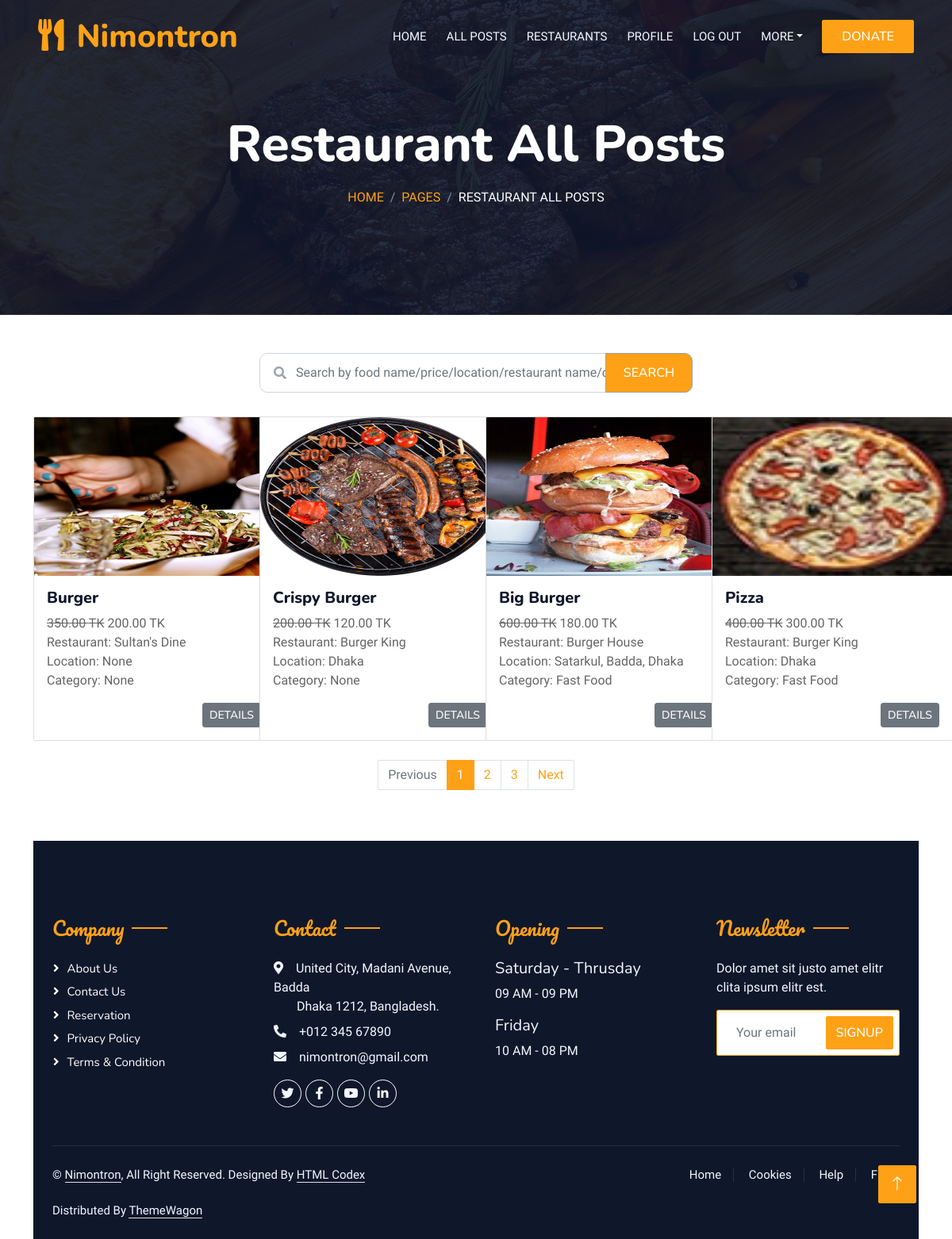
Page /restaurant_all_post (signed in) on the committed database.
### customers/models.py (models this page shows, shortened)
class Post(models.Model):
    restaurant = models.ForeignKey(Restaurant, on_delete=models.CASCADE)
    name = models.CharField(max_length=100, null=True)
    start_date = models.DateField()
    end_date = models.DateField()
    title = models.CharField(max_length=50)
    description = models.TextField(max_length=255)
    image = models.FileField()
    location = models.CharField(max_length=100, null=True)
    category_name = models.ForeignKey(Category, on_delete=models.CASCADE, null=True)
    category = models.CharField(max_length=50, null=True)
    prev_price = models.DecimalField(max_digits=8, decimal_places=2)
    new_price = models.DecimalField(max_digits=8, decimal_places=2)
    creation_date = models.DateField()

class Restaurant(models.Model):
    user = models.ForeignKey(User, on_delete=models.CASCADE)
    contact_no = models.CharField(max_length=15, null=True)
    description = models.TextField(max_length=255, blank=True)
    address = models.CharField(max_length=100)
    name = models.CharField(max_length=100, null=True)
    image = models.FileField(null=True)
    ratting = models.IntegerField(blank=True, null=True)
    type = models.CharField(max_length=15, null=True)
    facebook_page = models.CharField(max_length=50, null=True)
    status = models.CharField(max_length=20, null=True)

### customers/views.py (the view)
# urls.py: path('restaurant_all_post', views.restaurant_all_post, name='restaurant_all_post'),
def restaurant_all_post(request):
    if not request.user.is_authenticated:
        return redirect('customers:login_as')
    temp['title'] = 'Restaurant All Posts'
    temp['sub_title'] = 'Restaurant All Posts'
    nums='a'
    if 'search' in request.GET:
        q=request.GET['search']
        t=q.isdigit()
        if t==1:
            p=int(q)
            p2=p-10
            p3=p+10
            p4=p-20
            p5=p+20
            p6=p-5
            p7=p+5
            p8=p-15
            p9=p+15
            p10=p-25
            p11=p+25
            p12=p+1
            p13=p+2
            p14=p+3
            p15=p+4
            p16=p+6
            p17=p+7
            p18=p+8
            p19=p+9
            p20=p-1
            p21=p-2
            p22=p-3
            p23=p-4
            p24=p-6
            p25=p-7
            p26=p-8
            p27=p-9
            p28=p+11
            p29=p+12
            p30=p+13
            p31=p+14
            p32=p-11
            p33=p-12
            p34=p-13
            p35=p-14
            posts=Post.objects.filter(Q(new_price=q)| Q(new_price=p2)|Q(new_price=p3)|Q(new_price=p5)|Q(new_price=p4)
            |Q(new_price=p6)|Q(new_price=p7)|Q(new_price=p8)|Q(new_price=p9)|Q(new_price=p10)|Q(new_price=p11)
            |Q(new_price=p12)|Q(new_price=p13)|Q(new_price=p14)|Q(new_price=p15)|Q(new_price=p16)|Q(new_price=p17)
            |Q(new_price=p18)|Q(new_price=p19)|Q(new_price=p20)|Q(new_price=p21)|Q(new_price=p22)|Q(new_price=p23)
            |Q(new_price=p24)|Q(new_price=p25)|Q(new_price=p26)|Q(new_price=p27)|Q(new_price=p28)|Q(new_price=p29)
            |Q(new_price=p30)|Q(new_price=p31)|Q(new_price=p32)|Q(new_price=p33)|Q(new_price=p34)|Q(new_price=p35)
            )
        else:
            posts=Post.objects.filter(
            Q(title__icontains=q) | Q(location__icontains=q)| Q(description__icontains=q)
            | Q(name__icontains=q) | Q(category__icontains=q))
    else:
        post = Post.objects.all()
        per_page = 4
        all_post = Paginator(post, per_page)
        page = request.GET.get('page')
        venu = all_post.get_page(page)
        nums = 'a' * venu.paginator.num_pages
        try:
            posts = all_post.get_page(page)
        except PageNotAnInteger:
            posts = all_post.page(1)
        except EmptyPage:
            posts = all_post.page(all_post.num_page)
    temp['total_posts'] = posts
    temp['nums'] = nums
    return render(request, 'customers/restaurant_all_post.html', temp)

### customers/templates/customers/restaurant_all_post.html (shortened to what this page needs)
{% include 'customers/customer_header.html' %}
{% load static %}
<div class="container">
    <div class="row">
        <form>
            <div class="row height d-flex justify-content-center align-items-center">
                <div class="col-md-6">
                    <div class="form"> <i class="fa fa-search"></i> <input id="tags" name="search" type="text"
                            class="form-control form-input" placeholder="Search by food name/price/location/restaurant name/category"> <button
                            class="btn btn-primary">Search</button>
                    </div>
                </div>
            </div>
        </form>
        {% for i in total_posts %}
        <div class="col-md-3">
            <div class="card mb-4" style="width: 19rem;">
                <img class="card-img-top" height="200px" src=" {{i.image.url}}" alt="Card image cap">
                <div class="card-body">
                    <h5 class="card-title">{{i.title}}</h5>
                    <p class="card-text">
                        <del>{{i.prev_price}} TK</del> <span>{{i.new_price}} TK</span>
                        <br>
                        Restaurant: {{i.restaurant.user.first_name}} {{i.restaurant.user.last_name}}
                        <br>
                        Location: {{i.location}}
                        <br>
                        Category: {{i.category}}
                    </p>
                    <div class="d-grid gap-2 d-md-flex justify-content-md-end">
                        <a href="#" type="button" class="btn btn-sm btn-secondary">Details</a>
                    </div>
                </div>
            </div>
        </div>
        {% endfor %}
        <br>
        <div class="d-flex justify-content-center">
            <nav aria-label="...">
                <ul class="pagination">
                    {% if not total_posts.has_previous %}
                    <li class="page-item disabled">
                        <a class="page-link" href="#" tabindex="-1">Previous</a>
                    </li>
                    {% endif %}
                    {% for i in nums %}
                    {% if forloop.counter == total_posts.number %}
                    <li class="page-item active">
                        <a class="page-link" href=""> {{ total_posts.number }} </a>
                    </li>
                    {% endif %}
                    {% if forloop.counter != total_posts.number %}
                    <li class="page-item">
                        <a class="page-link" href="?page={{ forloop.counter }}"
                            tabindex="-1">{{ forloop.counter }}</a>
                    </li>
                    {% endif %}
                    {% endfor %}
                    {% if total_posts.has_next %}
                    <li class="page-item">
                        <a class="page-link" href="?page={{ total_posts.next_page_number }}">Next</a>
                    </li>
                    {% endif %}
                </ul>
            </nav>
        </div>
    </div>
    {% include 'customers/customer_footer.html' %}

### customers/templates/customers/customer_header.html (shortened to what this page needs)
<!DOCTYPE html>
<html lang="en">
<head>
    {% load static %}
    <link href="https://cdnjs.cloudflare.com/ajax/libs/font-awesome/5.10.0/css/all.min.css" rel="stylesheet">
    <link href="https://cdn.jsdelivr.net/npm/bootstrap-icons@1.4.1/font/bootstrap-icons.css" rel="stylesheet">
    <link href="{% static 'customers/lib/animate/animate.min.css' %}" rel="stylesheet">
    <link href="{% static 'customers/lib/owlcarousel/assets/owl.carousel.min.css' %}" rel="stylesheet">
    <link href="{% static 'customers/lib/tempusdominus/css/tempusdominus-bootstrap-4.min.css' %}" rel="stylesheet" />
    <link href="{% static 'customers/css/bootstrap.min.css' %}" rel="stylesheet">
    <link href="{% static 'customers/css/style.css' %}" rel="stylesheet">
    <link rel="stylesheet" href="//code.jquery.com/ui/1.13.0/themes/base/jquery-ui.css">
</head>
<body>
    <div class="container-xxl bg-white p-0">
        <div class="container-xxl position-relative p-0">
            <nav class="navbar navbar-expand-lg navbar-dark bg-dark px-4 px-lg-5 py-3 py-lg-0">
                <a href="" class="navbar-brand p-0">
                    <h1 class="text-primary m-0"><i class="fa fa-utensils me-3"></i>{{ name }}</h1>
                </a>
                <div class="collapse navbar-collapse" id="navbarCollapse">
                    <div class="navbar-nav ms-auto py-0 pe-4">
                        <a href="{% url 'customers:customer_home' %}" class="nav-item nav-link {% if request.path == '/' %} active {% endif %}">Home</a>
                        <a href="{% url 'customers:customer_all_post' %}" class="nav-item nav-link {% if request.path == '/customer_all_post' %} active {% endif %}">All Posts</a>
                        <a href="{% url 'customers:customer_all_restaurants' %}" class="nav-item nav-link {% if request.path == '/customer_all_restaurants' %} active {% endif %}">Restaurants</a>
                        <a href="{% url 'customers:customer_profile' %}" class="nav-item nav-link {% if request.path == '/customer_profile' %} active {% endif %}">Profile</a>
                        <a href="{% url 'customers:Logout' %}" class="nav-item nav-link {% if request.path == '/login_as' %} active {% endif %}">Log Out</a>
                        <div class="nav-item dropdown">
                            <a href="#" class="nav-link dropdown-toggle" data-bs-toggle="dropdown">More</a>
                        </div>
                    </div>
                    <a href="{% url 'customers:donate' %}" class="btn btn-primary py-2 px-4">Donate</a>
                </div>
            </nav>
            <div class="container-xxl py-5 bg-dark hero-header mb-5">
                <div class="container text-center my-5 pt-5 pb-4">
                    <h1 class="display-3 text-white mb-3 animated slideInDown">{{ title }}</h1>
                    <nav aria-label="breadcrumb">
                        <ol class="breadcrumb justify-content-center text-uppercase">
                            <li class="breadcrumb-item"><a href="#">Home</a></li>
                            <li class="breadcrumb-item"><a href="#">Pages</a></li>
                            <li class="breadcrumb-item text-white active" aria-current="page">{{ sub_title }}</li>
                        </ol>
                    </nav>
                </div>
            </div>
        </div>

### customers/templates/customers/customer_footer.html (shortened to what this page needs)
{% load static %}
<div class="container-fluid bg-dark text-light footer pt-5 mt-5 wow fadeIn" data-wow-delay="0.1s">
    <div class="container py-5">
        <div class="row g-5">
            <div class="col-lg-3 col-md-6">
                <h4 class="section-title ff-secondary text-start text-primary fw-normal mb-4">Company</h4>
                <a class="btn btn-link" href="{% url 'customers:about' %}">About Us</a>
                <a class="btn btn-link" href="{% url 'customers:contact' %}">Contact Us</a>
                <a class="btn btn-link" href="">Reservation</a>
                <a class="btn btn-link" href="">Privacy Policy</a>
                <a class="btn btn-link" href="">Terms & Condition</a>
            </div>
            <div class="col-lg-3 col-md-6">
                <h4 class="section-title ff-secondary text-start text-primary fw-normal mb-4">Contact</h4>
                <p class="mb-2"><i class="fa fa-map-marker-alt me-3"></i>United City, Madani Avenue,  Badda <br>  Dhaka 1212, Bangladesh.</p>
                <p class="mb-2"><i class="fa fa-phone-alt me-3"></i>+012 345 67890</p>
                <p class="mb-2"><i class="fa fa-envelope me-3"></i>nimontron@gmail.com</p>
                <div class="d-flex pt-2">
                    <a class="btn btn-outline-light btn-social" href=""><i class="fab fa-twitter"></i></a>
                    <a class="btn btn-outline-light btn-social" href=""><i class="fab fa-facebook-f"></i></a>
                    <a class="btn btn-outline-light btn-social" href=""><i class="fab fa-youtube"></i></a>
                    <a class="btn btn-outline-light btn-social" href=""><i class="fab fa-linkedin-in"></i></a>
                </div>
            </div>
            <div class="col-lg-3 col-md-6">
                <h4 class="section-title ff-secondary text-start text-primary fw-normal mb-4">Opening</h4>
                <h5 class="text-light fw-normal">Saturday - Thrusday</h5>
                <p>09 AM - 09 PM</p>
                <h5 class="text-light fw-normal">Friday</h5>
                <p>10 AM - 08 PM</p>
            </div>
            <div class="col-lg-3 col-md-6">
                <h4 class="section-title ff-secondary text-start text-primary fw-normal mb-4">Newsletter</h4>
                <p>Dolor amet sit justo amet elitr clita ipsum elitr est.</p>
                <div class="position-relative mx-auto" style="max-width: 400px;">
                    <input class="form-control border-primary w-100 py-3 ps-4 pe-5" type="text"
                        placeholder="Your email">
                    <button type="button"
                        class="btn btn-primary py-2 position-absolute top-0 end-0 mt-2 me-2">SignUp</button>
                </div>
            </div>
        </div>
    </div>
    <div class="container">
        <div class="copyright">
            <div class="row">
                <div class="col-md-6 text-center text-md-start mb-3 mb-md-0">
                    &copy; <a class="border-bottom" href="#">Nimontron</a>, All Right Reserved.
                    Designed By <a class="border-bottom" href="https://htmlcodex.com">HTML Codex</a><br><br>
                    Distributed By <a class="border-bottom" href="https://themewagon.com"
                        target="_blank">ThemeWagon</a>
                </div>
                <div class="col-md-6 text-center text-md-end">
                    <div class="footer-menu">
                        <a href="{% url 'customers:index' %}">Home</a>
                        <a href="">Cookies</a>
                        <a href="">Help</a>
                        <a href="">FQAs</a>
                    </div>
                </div>
            </div>
        </div>
    </div>
</div>
<a href="#" class="btn btn-lg btn-primary btn-lg-square back-to-top"><i class="bi bi-arrow-up"></i></a>
</div>
</body>
</html>

### rows in the picture
Post: image (picture), title "Burger", prev_price "350.00", new_price "200.00", restaurant.user.first_name "Sultan's Dine", location "None", category "None"
Post: image (picture), title "Crispy Burger", prev_price "200.00", new_price "120.00", restaurant.user.first_name "Burger King", location "Dhaka", category "None"
Post: image (picture), title "Big Burger", prev_price "600.00", new_price "180.00", restaurant.user.first_name "Burger House", location "Satarkul, Badda, Dhaka", category "Fast Food"
Post: image (picture), title "Pizza", prev_price "400.00", new_price "300.00", restaurant.user.first_name "Burger King", location "Dhaka", category "Fast Food"

### other values in the picture
{{ name }} "Nimontron"
{{ title }} "Restaurant All Posts"
{{ sub_title }} "RESTAURANT ALL POSTS"
{{ total_posts.number }} "1"
